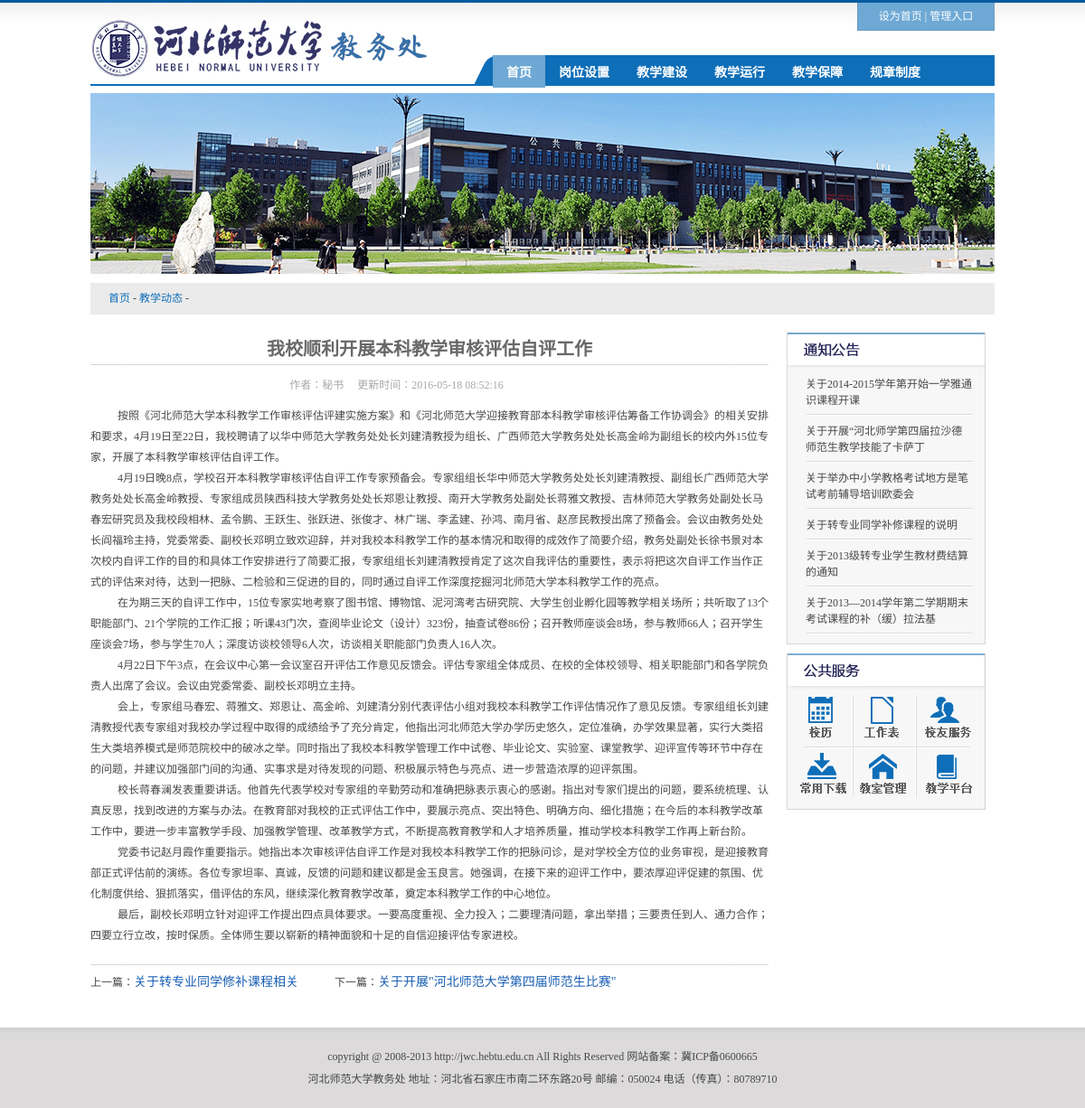
The page /Demo2-12/Demo2-12-1/content.php?id=3 on the database its author committed.
### tables this page shows
CREATE TABLE `news_news` (
  `id` int(11) NOT NULL,
  `catid` int(11) DEFAULT NULL,
  `title` varchar(255) DEFAULT NULL,
  `content` text,
  `inserttime` datetime DEFAULT NULL,
  `updatetime` datetime DEFAULT NULL,
  `author` varchar(20) DEFAULT NULL,
  PRIMARY KEY (`id`)
);

### Demo2-12/Demo2-12-1/content.php (the view, shortened to what this page needs)
<?php
include "lib/dbConnect.php";
$id = isset($_GET['id']) ? intval($_GET['id']) : '';
$sql = "SELECT * FROM news_news WHERE id=:id";
$stmt = $pdo->prepare($sql);
$stmt->bindParam(":id", $id);
$stmt->execute();
$news = $stmt->fetch();
?>
<!DOCTYPE html PUBLIC "-//W3C//DTD XHTML 1.0 Transitional//EN" "http://www.w3.org/TR/xhtml1/DTD/xhtml1-transitional.dtd">
<html xmlns="http://www.w3.org/1999/xhtml">
<head>
<link href="css/index.css" rel="stylesheet" type="text/css" />
</head>
<body>
<div class="mybody nb">
    	<div class="top">
          <div class="topright">
        	<div class="quick"><a href="#">设为首页</a>&nbsp;|&nbsp;<a href="#">管理入口</a></div>
           <div id="nav">
           	<li class="bc"><a href="">首页</a>
           </li>
            	<li><a href="">岗位设置</a>
 			</li>
            	<li><a href="">教学建设</a>
 			</li>
            	<li><a href="">教学运行</a>
 			</li>
            <li><a href="">教学保障</a>
 			</li>
            <li><a href="">规章制度</a>
 			</li>
            </div>
          </div>
      </div>
      <div class="banner"><img src="images/banner.gif" width="1000" height="200" /></div>
       <div class="bread"><a href="#">首页</a> - <a href="#">教学动态</a> - </div>
      <div class="conleft">
      <h1><?php echo $news['title'];?></h1>
        <h2>作者：<?php echo $news['author'] ?>&nbsp;&nbsp;&nbsp;&nbsp;     更新时间：<?php echo $news['inserttime']; ?></h2>
            <ul>
            	<?php echo $news['content'];?>
    </ul>
           <div class="next"><span class="font_next">上一篇：</span><a href="#">关于转专业同学修补课程相关</a><span class="font_next">下一篇：</span><a href="#">关于开展"河北师范大学第四届师范生比赛"</a></div>
      </div>
  <div class="conright">
      	<div class="conxsfw" >
        	<h1><img src="images/listtzgg.gif" width="218" height="40" /></h1>
       	  <ul >
           	<li><a href="#" >关于2014-2015学年第开始一学雅通识课程开课</a></li>
<li><a href="#" >关于开展“河北师学第四届拉沙德师范生教学技能了卡萨丁  </a></li>
<li><a href="#" >关于举办中小学教格考试地方是笔试考前辅导培训欧委会</a></li>
<li><a href="#" >关于转专业同学补修课程的说明</a></li>
<li><a href="#" >关于2013级转专业学生教材费结算的通知</a></li>
<li><a href="#" >关于2013—2014学年第二学期期末考试课程的补（缓）拉法基</a></li>  </ul>
        </div>
  <img src="images/var.gif" width="220" height="173" usemap="#Map" border="0" />
  </div>
    </div>
    <div class="bottom">
    	<div class="copy">
    	  <p>copyright @ 2008-2013 http://jwc.hebtu.edu.cn All Rights Reserved         网站备案：冀ICP备0600665
   	      </p>
    	  <p>河北师范大学教务处         地址：河北省石家庄市南二环东路20号        邮编：050024       电话（传真）：80789710 </p>
      </div>
    </div>
</body>
</html>

### Demo2-12/Demo2-12-1/css/index.css (style rules this page uses)
* { margin:0px; padding:0px; border:0px; list-style:none; }
body { font-size:12px; background:url(../images/top.gif) repeat-x; color:#474747; }
.mybody { width:1000px; overflow:hidden; margin:auto; border-bottom:2px solid #0e6eb8; }
a { color:#464747; text-decoration:none; }
.top { height:93px; border-bottom:2px solid #0e6eb8; background:url(../images/logo.gif) top left no-repeat; }
.topright { float:right; }
.quick { width:150px; height:30px; border-left:1px solid #6d98ba; border-right:1px solid #6d98ba; border-bottom:1px solid #6d98ba; background-color:#6ea9d5; margin-top:3px; color:#fff; text-align:center; line-height:30px; vertical-align:middle; float:right }
.quick a { color:#fff; text-decoration:none }
#nav { text-align:center; background:url(../images/menu.gif) no-repeat; height:35px; width:555px; margin-top:61px; padding-left:20px; *margin-left:425px; }
#nav a { color:#fff; display:block; padding:8px 15px; text-decoration:none; font-family:"微软雅黑"; font-size:14px; *padding:7px 15px }
#nav li { float: left; font-weight:bold; }
.bc { background-color:#6ea8d4 }
.banner { margin-top:8px }
.bottom { height:69px; background:url(../images/bottom.gif) repeat-x; margin-top:10px; padding-top:20px }
.copy { margin:auto; text-align:center; line-height:25px; }
.bread { height:35px; background-color:#ebebeb; margin-top:10px; padding-left:20px; line-height:35px; vertical-align:middle }
.bread a { color:#0e6eb8 }
.nb { border:0px }
.conleft { width:750px; margin-right:20px; margin-bottom:20px; float:left; line-height:25px; }
.conleft h1 { width:750px; background:url(../images/line1.gif) bottom repeat-x; color:#686868; font-size:20px; text-align:center; font-family:"微软雅黑"; font-weight:bold; line-height:36px; margin-top:20px; }
.conleft h2 { width:677px; color:#a9a8a8; font-size:12px; text-align:center; height:25px; margin-top:10px; font-weight:normal }
.conleft ul { margin:10px 0; line-height:23px; }
.conleft p { text-indent:30px; }
.next { height:40px; background:url(../images/line1.gif) top repeat-x; margin-top:20px; line-height:40px; vertical-align:middle; font-size:12px; }
.next a { margin-right:40px; color:#185eb3; font-size:14px; }
.conright { width:220px; float:left; margin-top:20px }
.conxsfw { float:Left; border-left:1px solid #d6d6d6; border-right:1px solid #d6d6d6; border-bottom:1px solid #d6d6d6; background-color:#f7f7f7; margin-right:8px; padding-bottom:10px; width:218px; margin-bottom:10px }
.conxsfw ul { margin-left:20px; width:185px; padding-right:20px; }
.conxsfw ul li { background:url(../images/lines.gif) bottom no-repeat; line-height:18px; font-weight:normal; padding:8px 0; height:auto; }

### rows shown on the page
news_news: title "我校顺利开展本科教学审核评估自评工作", author "秘书", inserttime "2016-05-18 08:52:16", content "按照《河北师范大学本科教学工作审核评估评建实施方案》和《河北师范大学迎接教育部本科教学审核评估筹备工作协调会》的相关安排和要求，4月19日至22日，我校聘请了以华中师范大学教务处处长刘建清教授为组长、广西师范大学教务处处长高金岭为副组长的校内外15位专家，开展了本科教学审核评估自评工作。 4月19日晚8点，学校召开本科教学审核评估自评工作专家预备会。专家组组长华中师范大学教务处处长刘建清教授、副组长广西师范大学教务处处长高金岭教授、专家组成员陕西科技大学教务处处长郑恩让教授、南开大学教务处副处长蒋雅文教授、吉林师范大学教务处副处长马春宏研究员及我校段相林、孟令鹏、王跃生、张跃进、张俊才、林广瑞、李孟建、孙鸿、南月省、赵彦民教授出席了预备会。会议由教务处处长阎福玲主持，党委常委、副校长邓明立致欢迎辞，并对我校本科教学工作的基本情况和取得的成效作了简要介绍，教务处副处长徐书景对本次校内自评工作的目的和具体工作安排进行了简要汇报，专家组组长刘建清教授肯定了这次自我评估的重要性，表示将把这次自评工作当作正式的评估来对待，达到一把脉、二检验和三促进的目的，同时通过自评工作深度挖掘河北师范大学本科教学工作的亮点。 在为期三天的自评工作中，15位专家实地考察了图书馆、博物馆、泥河湾考古研究院、大学生创业孵化园等教学相关场所；共听取了13个职能部门、21个学院的工作汇报；听课43门次，查阅毕业论文（设计）323份，抽查试卷86份；召开教师座谈会8场，参与教师66人；召开学生座谈会7场，参与学生70人；深度访谈校领导6人次，访谈相关职能部门负责人16人次。…"
